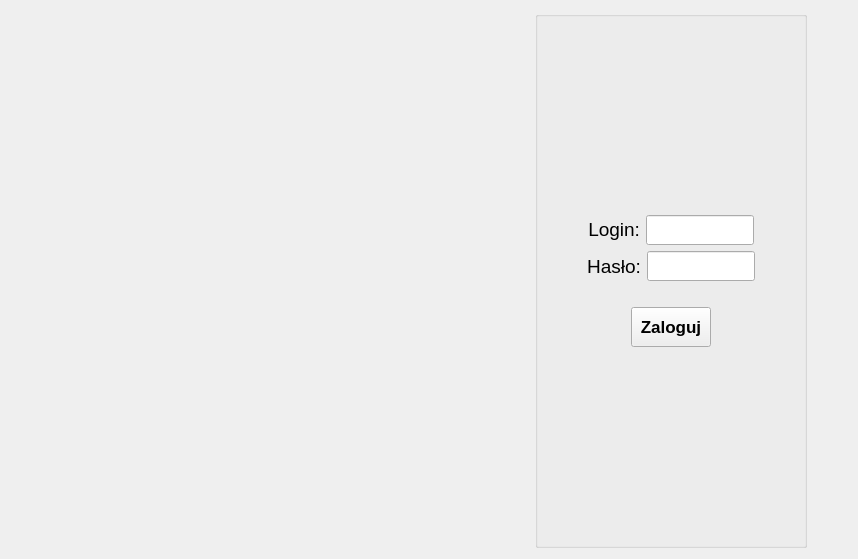
<?xml version="1.0" encoding="UTF-8"?>
<ui version="4.0">
 <class>LoginWidget</class>
 <widget class="QWidget" name="LoginWidget">
  <property name="geometry">
   <rect>
    <x>0</x>
    <y>0</y>
    <width>858</width>
    <height>559</height>
   </rect>
  </property>
  <property name="windowTitle">
   <string>Form</string>
  </property>
  <property name="layoutDirection">
   <enum>Qt::LeftToRight</enum>
  </property>
  <layout class="QHBoxLayout" name="horizontalLayout_3">
   <item>
    <spacer name="horizontalSpacer_5">
     <property name="orientation">
      <enum>Qt::Horizontal</enum>
     </property>
     <property name="sizeType">
      <enum>QSizePolicy::Expanding</enum>
     </property>
     <property name="sizeHint" stdset="0">
      <size>
       <width>40</width>
       <height>20</height>
      </size>
     </property>
    </spacer>
   </item>
   <item alignment="Qt::AlignVCenter">
    <widget class="QLabel" name="label_3">
     <property name="sizePolicy">
      <sizepolicy hsizetype="Expanding" vsizetype="Expanding">
       <horstretch>0</horstretch>
       <verstretch>0</verstretch>
      </sizepolicy>
     </property>
     <property name="minimumSize">
      <size>
       <width>260</width>
       <height>260</height>
      </size>
     </property>
     <property name="text">
      <string/>
     </property>
     <property name="pixmap">
      <pixmap resource="resources.qrc">:/img/img/login_monitor.png</pixmap>
     </property>
     <property name="scaledContents">
      <bool>true</bool>
     </property>
    </widget>
   </item>
   <item>
    <spacer name="horizontalSpacer_7">
     <property name="orientation">
      <enum>Qt::Horizontal</enum>
     </property>
     <property name="sizeType">
      <enum>QSizePolicy::Expanding</enum>
     </property>
     <property name="sizeHint" stdset="0">
      <size>
       <width>40</width>
       <height>20</height>
      </size>
     </property>
    </spacer>
   </item>
   <item>
    <widget class="QGroupBox" name="groupBox">
     <property name="title">
      <string/>
     </property>
     <layout class="QVBoxLayout" name="verticalLayout">
      <item>
       <spacer name="verticalSpacer">
        <property name="orientation">
         <enum>Qt::Vertical</enum>
        </property>
        <property name="sizeType">
         <enum>QSizePolicy::Expanding</enum>
        </property>
        <property name="sizeHint" stdset="0">
         <size>
          <width>20</width>
          <height>40</height>
         </size>
        </property>
       </spacer>
      </item>
      <item>
       <layout class="QHBoxLayout" name="horizontalLayout">
        <item>
         <spacer name="horizontalSpacer">
          <property name="orientation">
           <enum>Qt::Horizontal</enum>
          </property>
          <property name="sizeHint" stdset="0">
           <size>
            <width>40</width>
            <height>20</height>
           </size>
          </property>
         </spacer>
        </item>
        <item>
         <widget class="QLabel" name="label">
          <property name="sizePolicy">
           <sizepolicy hsizetype="Fixed" vsizetype="Maximum">
            <horstretch>0</horstretch>
            <verstretch>0</verstretch>
           </sizepolicy>
          </property>
          <property name="minimumSize">
           <size>
            <width>0</width>
            <height>0</height>
           </size>
          </property>
          <property name="maximumSize">
           <size>
            <width>60</width>
            <height>16777215</height>
           </size>
          </property>
          <property name="font">
           <font>
            <pointsize>14</pointsize>
           </font>
          </property>
          <property name="text">
           <string>Login:</string>
          </property>
          <property name="alignment">
           <set>Qt::AlignRight|Qt::AlignTrailing|Qt::AlignVCenter</set>
          </property>
         </widget>
        </item>
        <item alignment="Qt::AlignHCenter|Qt::AlignVCenter">
         <widget class="QLineEdit" name="login">
          <property name="sizePolicy">
           <sizepolicy hsizetype="Maximum" vsizetype="Fixed">
            <horstretch>0</horstretch>
            <verstretch>0</verstretch>
           </sizepolicy>
          </property>
          <property name="minimumSize">
           <size>
            <width>0</width>
            <height>30</height>
           </size>
          </property>
          <property name="toolTip">
           <string>Tutaj wpisz swój login</string>
          </property>
         </widget>
        </item>
        <item>
         <spacer name="horizontalSpacer_3">
          <property name="orientation">
           <enum>Qt::Horizontal</enum>
          </property>
          <property name="sizeHint" stdset="0">
           <size>
            <width>40</width>
            <height>20</height>
           </size>
          </property>
         </spacer>
        </item>
       </layout>
      </item>
      <item>
       <layout class="QHBoxLayout" name="horizontalLayout_2">
        <item>
         <spacer name="horizontalSpacer_2">
          <property name="orientation">
           <enum>Qt::Horizontal</enum>
          </property>
          <property name="sizeHint" stdset="0">
           <size>
            <width>40</width>
            <height>20</height>
           </size>
          </property>
         </spacer>
        </item>
        <item alignment="Qt::AlignRight">
         <widget class="QLabel" name="label_2">
          <property name="sizePolicy">
           <sizepolicy hsizetype="Fixed" vsizetype="Preferred">
            <horstretch>0</horstretch>
            <verstretch>0</verstretch>
           </sizepolicy>
          </property>
          <property name="minimumSize">
           <size>
            <width>0</width>
            <height>0</height>
           </size>
          </property>
          <property name="maximumSize">
           <size>
            <width>60</width>
            <height>16777215</height>
           </size>
          </property>
          <property name="font">
           <font>
            <pointsize>14</pointsize>
           </font>
          </property>
          <property name="text">
           <string>Hasło:</string>
          </property>
          <property name="alignment">
           <set>Qt::AlignRight|Qt::AlignTrailing|Qt::AlignVCenter</set>
          </property>
         </widget>
        </item>
        <item>
         <widget class="QLineEdit" name="password">
          <property name="sizePolicy">
           <sizepolicy hsizetype="Maximum" vsizetype="Fixed">
            <horstretch>0</horstretch>
            <verstretch>0</verstretch>
           </sizepolicy>
          </property>
          <property name="minimumSize">
           <size>
            <width>0</width>
            <height>30</height>
           </size>
          </property>
          <property name="toolTip">
           <string>Tutaj wpisz swoje hasło</string>
          </property>
          <property name="echoMode">
           <enum>QLineEdit::Password</enum>
          </property>
         </widget>
        </item>
        <item>
         <spacer name="horizontalSpacer_4">
          <property name="orientation">
           <enum>Qt::Horizontal</enum>
          </property>
          <property name="sizeHint" stdset="0">
           <size>
            <width>40</width>
            <height>20</height>
           </size>
          </property>
         </spacer>
        </item>
       </layout>
      </item>
      <item>
       <spacer name="verticalSpacer_3">
        <property name="orientation">
         <enum>Qt::Vertical</enum>
        </property>
        <property name="sizeType">
         <enum>QSizePolicy::Fixed</enum>
        </property>
        <property name="sizeHint" stdset="0">
         <size>
          <width>20</width>
          <height>20</height>
         </size>
        </property>
       </spacer>
      </item>
      <item alignment="Qt::AlignHCenter">
       <widget class="QPushButton" name="pushButton">
        <property name="minimumSize">
         <size>
          <width>0</width>
          <height>40</height>
         </size>
        </property>
        <property name="font">
         <font>
          <pointsize>13</pointsize>
          <weight>75</weight>
          <bold>true</bold>
         </font>
        </property>
        <property name="toolTip">
         <string>Kliknij by się zalogować</string>
        </property>
        <property name="text">
         <string>Zaloguj</string>
        </property>
        <property name="icon">
         <iconset resource="resources.qrc">
          <normaloff>:/img/img/login_button.png</normaloff>:/img/img/login_button.png</iconset>
        </property>
        <property name="iconSize">
         <size>
          <width>20</width>
          <height>20</height>
         </size>
        </property>
       </widget>
      </item>
      <item>
       <spacer name="verticalSpacer_2">
        <property name="orientation">
         <enum>Qt::Vertical</enum>
        </property>
        <property name="sizeHint" stdset="0">
         <size>
          <width>20</width>
          <height>40</height>
         </size>
        </property>
       </spacer>
      </item>
     </layout>
    </widget>
   </item>
   <item>
    <spacer name="horizontalSpacer_6">
     <property name="orientation">
      <enum>Qt::Horizontal</enum>
     </property>
     <property name="sizeType">
      <enum>QSizePolicy::Maximum</enum>
     </property>
     <property name="sizeHint" stdset="0">
      <size>
       <width>40</width>
       <height>20</height>
      </size>
     </property>
    </spacer>
   </item>
  </layout>
 </widget>
 <resources>
  <include location="resources.qrc"/>
 </resources>
 <connections/>
</ui>
